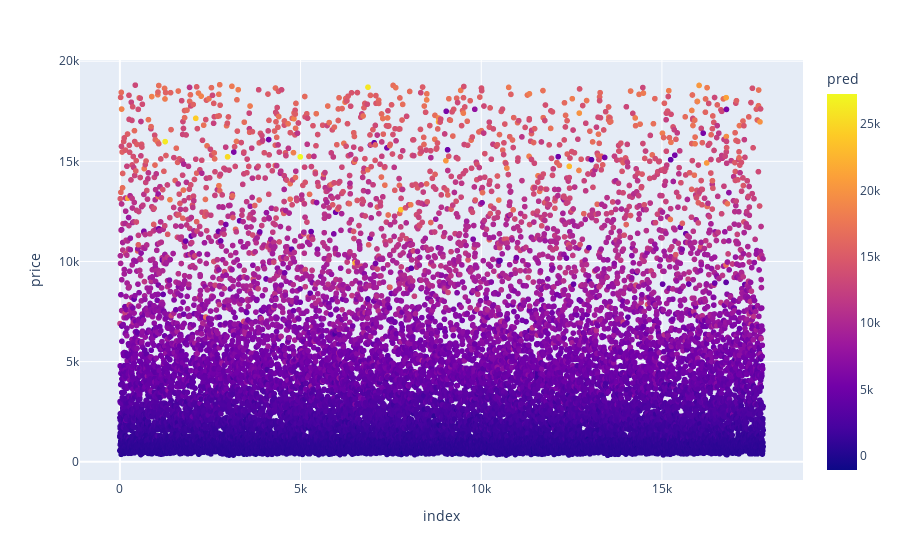

This figure's notebook cell:
### Code cell
px.scatter(data_frame=cn_data,y=cn_data['price'],color=cn_data['pred'],hover_data=['carat','cut','color','clarity'])

### Figure 1 — Plotly figure (JSON) as saved in the notebook; plotly's stock layout.template omitted (floating-point values rounded to 4 significant figures; data arrays with more than 128 entries replaced by an {"elided": "..."} marker saying what was removed)
{"data": [{"customdata": {"elided": "17801x4 float values"}, "hovertemplate": "index=%{x}<br>price=%{y}<br>carat=%{customdata[0]}<br>cut=%{customdata[1]}<br>color=%{customdata[2]}<br>clarity=%{customdata[3]}<br>pred=%{marker.color}<extra></extra>", "legendgroup": "", "marker": {"color": {"elided": "17801 float values"}, "coloraxis": "coloraxis", "symbol": "circle"}, "mode": "markers", "name": "", "showlegend": false, "type": "scattergl", "x": {"elided": "17801 int values"}, "xaxis": "x", "y": {"elided": "17801 int values"}, "yaxis": "y"}], "layout": {"autosize": true, "coloraxis": {"colorbar": {"title": {"text": "pred"}}, "colorscale": [[0, "#0d0887"], [0.1111, "#46039f"], [0.2222, "#7201a8"], [0.3333, "#9c179e"], [0.4444, "#bd3786"], [0.5556, "#d8576b"], [0.6667, "#ed7953"], [0.7778, "#fb9f3a"], [0.8889, "#fdca26"], [1, "#f0f921"]]}, "legend": {"tracegroupgap": 0}, "margin": {"t": 60}, "xaxis": {"anchor": "y", "autorange": true, "domain": [0, 1], "range": [-1111.0, 18910.0], "title": {"text": "index"}, "type": "linear"}, "yaxis": {"anchor": "x", "autorange": true, "domain": [0, 1], "range": [-1106.0, 20260.0], "title": {"text": "price"}, "type": "linear"}}}
